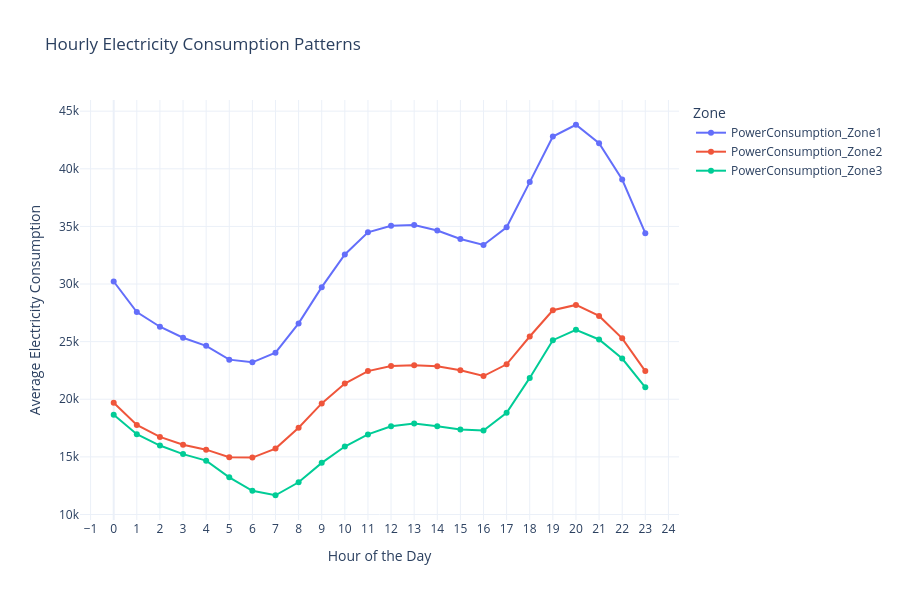

The cell this chart's notebook holds for it:
### Code cell
# Hourly consumption patterns

hourly_data = df.groupby('Hour')[consumption_cols].mean().reset_index()

hourly_long = hourly_data.melt(
    id_vars='Hour',
    var_name='Zone',
    value_name='Consumption'
)

fig = px.line(
    hourly_long,
    x='Hour',
    y='Consumption',
    color='Zone',
    markers=True,
    title='Hourly Electricity Consumption Patterns',
    hover_data={'Hour': True, 'Consumption': ':.2f'}
)

fig.update_layout(
    template='plotly_white',
    height=600,
    hovermode='x unified',
    xaxis=dict(
        tickmode='linear',
        dtick=1,
        title='Hour of the Day'
    ),
    yaxis_title='Average Electricity Consumption'
)

fig.show()

### Figure 1 — Plotly figure (JSON) as saved in the notebook; plotly's stock layout.template omitted (floating-point values rounded to 4 significant figures)
{"data": [{"hovertemplate": "Zone=PowerConsumption_Zone1<br>Hour=%{x}<br>Consumption=%{y:.2f}<extra></extra>", "legendgroup": "PowerConsumption_Zone1", "line": {"color": "#636efa", "dash": "solid"}, "marker": {"symbol": "circle"}, "mode": "lines+markers", "name": "PowerConsumption_Zone1", "orientation": "v", "showlegend": true, "type": "scatter", "x": [0, 1, 2, 3, 4, 5, 6, 7, 8, 9, 10, 11, 12, 13, 14, 15, 16, 17, 18, 19, 20, 21, 22, 23], "xaxis": "x", "y": [30220.0, 27570.0, 26290.0, 25340.0, 24630.0, 23440.0, 23200.0, 24040.0, 26580.0, 29730.0, 32570.0, 34490.0, 35050.0, 35110.0, 34640.0, 33910.0, 33390.0, 34920.0, 38850.0, 42800.0, 43820.0, 42220.0, 39070.0, 34410.0], "yaxis": "y"}, {"hovertemplate": "Zone=PowerConsumption_Zone2<br>Hour=%{x}<br>Consumption=%{y:.2f}<extra></extra>", "legendgroup": "PowerConsumption_Zone2", "line": {"color": "#EF553B", "dash": "solid"}, "marker": {"symbol": "circle"}, "mode": "lines+markers", "name": "PowerConsumption_Zone2", "orientation": "v", "showlegend": true, "type": "scatter", "x": [0, 1, 2, 3, 4, 5, 6, 7, 8, 9, 10, 11, 12, 13, 14, 15, 16, 17, 18, 19, 20, 21, 22, 23], "xaxis": "x", "y": [19690.0, 17770.0, 16730.0, 16050.0, 15620.0, 14970.0, 14930.0, 15720.0, 17530.0, 19640.0, 21360.0, 22440.0, 22880.0, 22960.0, 22860.0, 22510.0, 22010.0, 23030.0, 25440.0, 27720.0, 28190.0, 27230.0, 25280.0, 22440.0], "yaxis": "y"}, {"hovertemplate": "Zone=PowerConsumption_Zone3<br>Hour=%{x}<br>Consumption=%{y:.2f}<extra></extra>", "legendgroup": "PowerConsumption_Zone3", "line": {"color": "#00cc96", "dash": "solid"}, "marker": {"symbol": "circle"}, "mode": "lines+markers", "name": "PowerConsumption_Zone3", "orientation": "v", "showlegend": true, "type": "scatter", "x": [0, 1, 2, 3, 4, 5, 6, 7, 8, 9, 10, 11, 12, 13, 14, 15, 16, 17, 18, 19, 20, 21, 22, 23], "xaxis": "x", "y": [18660.0, 16970.0, 15980.0, 15240.0, 14670.0, 13230.0, 12050.0, 11670.0, 12790.0, 14480.0, 15900.0, 16950.0, 17660.0, 17890.0, 17660.0, 17380.0, 17290.0, 18830.0, 21850.0, 25130.0, 26030.0, 25190.0, 23530.0, 21030.0], "yaxis": "y"}], "layout": {"height": 600, "hovermode": "x unified", "legend": {"title": {"text": "Zone"}, "tracegroupgap": 0}, "title": {"text": "Hourly Electricity Consumption Patterns"}, "xaxis": {"anchor": "y", "domain": [0, 1], "dtick": 1, "tickmode": "linear", "title": {"text": "Hour of the Day"}}, "yaxis": {"anchor": "x", "domain": [0, 1], "title": {"text": "Average Electricity Consumption"}}}}
